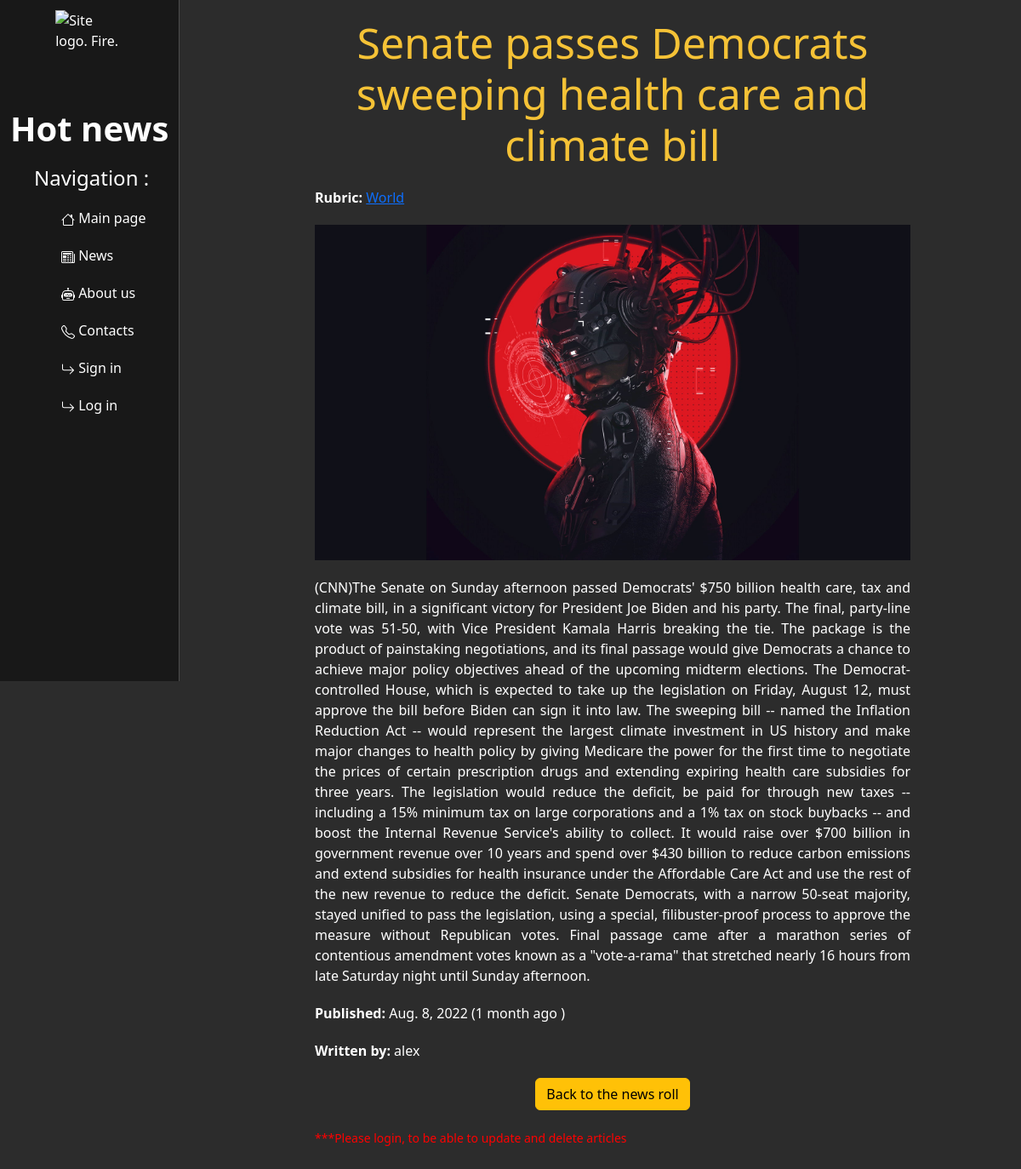
Page /news/1 on the earlier database version.
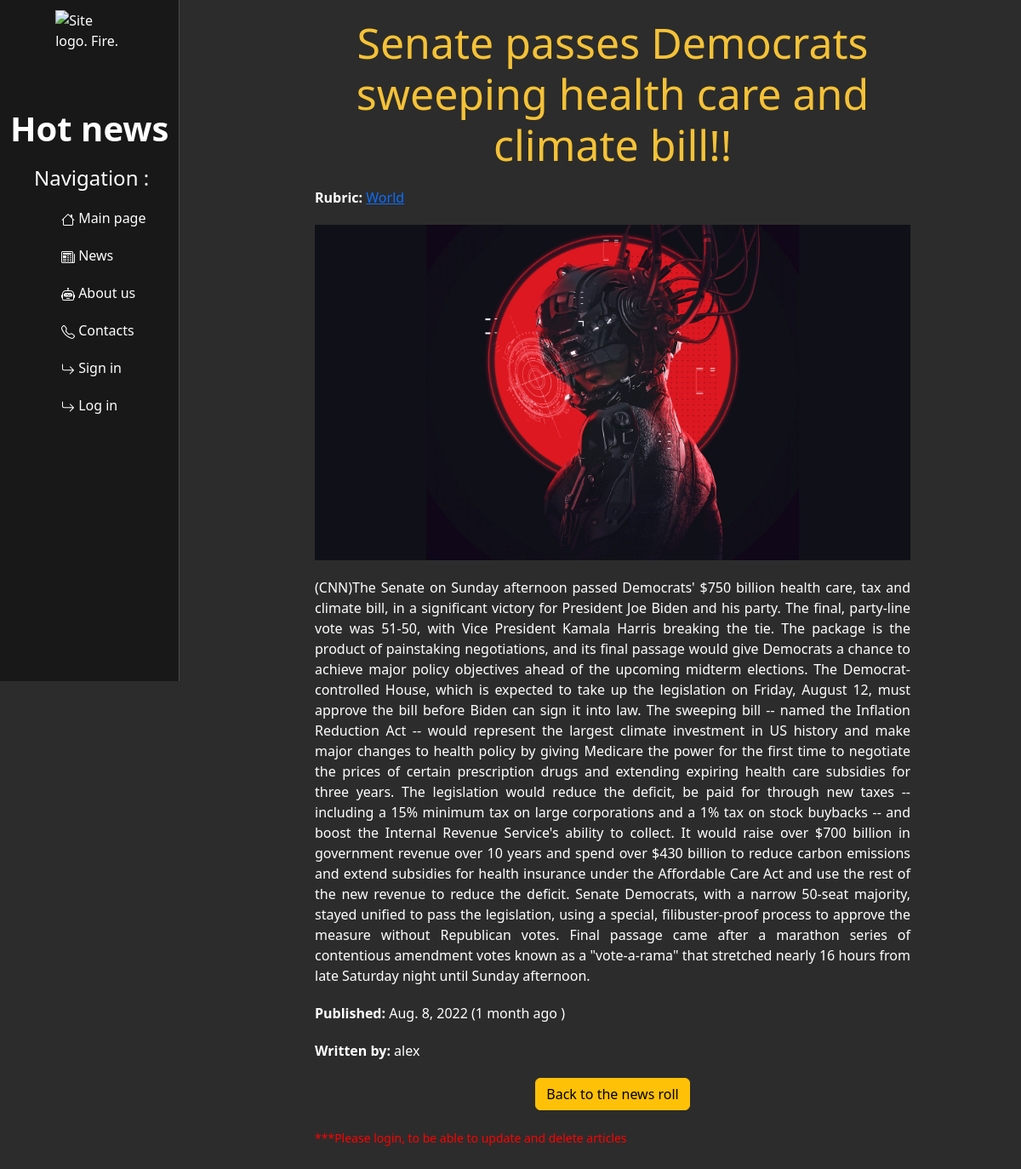
Same page on the later database version.
### news/models.py (models this page shows, shortened)
class NewsArticles(models.Model):
    title = models.CharField('name', max_length=100)
    text = models.TextField('full_text')
    date = models.DateField('Date', auto_now_add=True)
    photo = models.ImageField(upload_to='photos/%Y/%m/%d/', null=True, blank=True)
    author = models.ForeignKey(User, on_delete=models.PROTECT,
                               help_text="Select the author",
                               verbose_name="Author",
                               null=True, blank=True)
    rubric = models.ForeignKey('Rubric', on_delete=models.PROTECT,
                               help_text="Choose the rubric",
                               verbose_name="Rubric",
                               null=True)
    class Meta:
        verbose_name = "News article"
        verbose_name_plural = "News articles"

class Rubric(models.Model):
    name = models.CharField(max_length=150,
                            help_text="Enter the article's rubric",
                            verbose_name="The article's rubric")
    def __str__(self):
        return self.name

### news/views.py (the view)
# urls.py: path('<int:pk>', views.ArticleDetailView.as_view(), name='DetailView'),
class ArticleDetailView(DetailView):
    model = NewsArticles
    template_name = 'news/detailed_view.html'
    context_object_name = 'article'

### news/templates/news/detailed_view.html (shortened to what this page needs)
{% extends "main/base.html" %}
{% block content %}
    <div class='features'>
        <h1> {{ article.title }} </h1>
        <p><strong>Rubric: </strong><a href="{% url 'by_rubric' article.rubric_id %}"> {{article.rubric}}</a></p>
        {% if article.photo%}
			<img src="{{ article.photo.url }}" width ="700">
		{% endif %}
        <p> {{ article.text }} </p>
        <p><strong>Published:</strong> {{article.date}}  ({{article.date|timesince}} ago )</p>
        <p><strong>Written by: </strong> {{article.author}}</p>
        {% if user.is_authenticated %}
            <a href="{% url 'news_index' %}" class="btn btn-warning"> Back to the news roll </a>
            <a href="{% url 'ArticleUpdate' article.id %}" class="btn btn-primary"> Update this article </a>
            <a href="{% url 'ArticleDelete' article.id %}" class="btn btn-danger"> Delete this article </a>
        {% else %}
            <a href="{% url 'news_index' %}" class="btn btn-warning"> Back to the news roll </a>
            <p> <small style="color: red">***Please login, to be able to update and delete articles</small> </p>
        {% endif %}
        <br>
        <br>
    </div>
{% endblock content %}

Differences in the rows shown:
changed NewsArticles "World": title "Senate passes Democrats sweeping health care and climate bill" → "Senate passes Democrats sweeping health care and climate bill!!"
